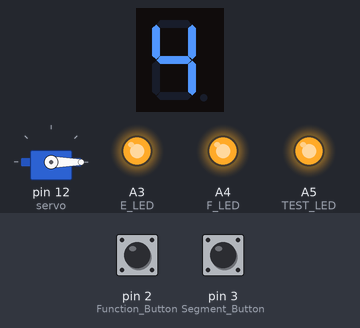
Bench run of a sketch on a simulated Arduino Uno, built with avr-gcc and run on an emulated ATmega328P. Shown: 1-digit seven-segment display, servo, output pins drawn as LEDs (lit = HIGH). Wiring (inferred from the names in the program): 1-digit 7-segment display, segments lit when HIGH: segments pin 4, pin 5, pin 10, pin 9, pin 8, pin 6, pin 7, pin 11. The test bench sets the inputs (shaded band); at power-on: pin 2 (Function_Button) HIGH, pin 3 (Segment_Button) HIGH. The segment pins are drawn as the display they are named for; pins used as bus, display or sensor lines are not drawn.

Above: at 1.2 s.
1.3 s: pin 2 (Function_Button) pulled LOW for 0.15 s
At 2.4 s:
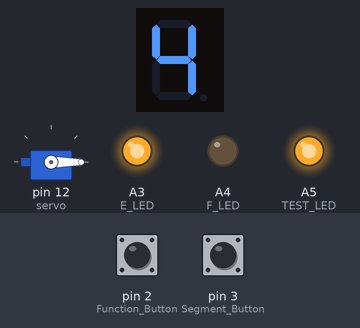
2.9 s: pin 3 (Segment_Button) pulled LOW for 0.15 s
At 4.1 s:
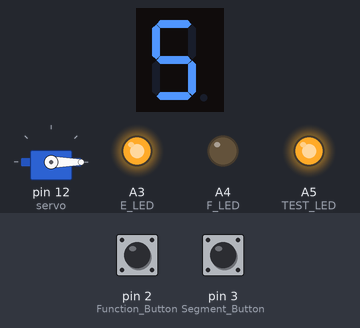
4.5 s: pin 3 (Segment_Button) pulled LOW for 1 s
At 5.3 s:
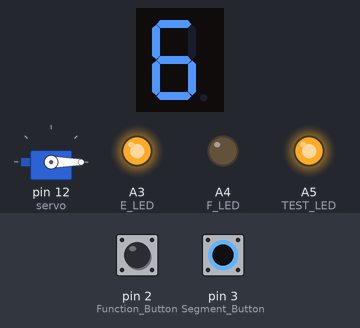
7.0 s: pin 2 (Function_Button) pulled LOW for 1 s
At 8.0 s:
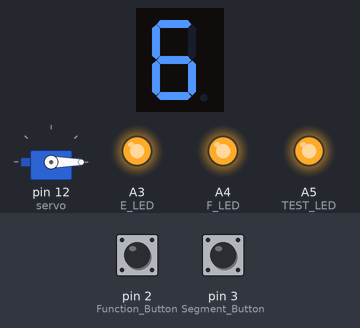
9.5 s: pin 2 (Function_Button) pulled LOW for 3.2 s
At 9.9 s:
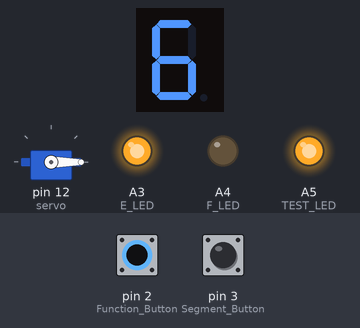
Timing chart, 0 to 12.5 s (numbered marks = the images above; inputs shaded):
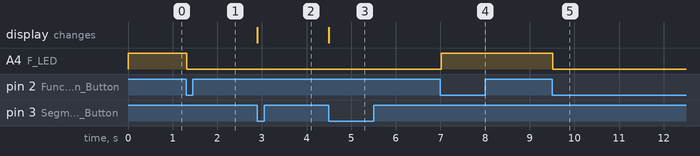

The sketch:

Timed_Servo.ino
```cpp
#include <Servo.h>

#define A 4
#define B 5
#define C 10
#define D 9
#define E 8
#define F 6
#define G 7
#define DP 11

#define Segment_Button 3

byte Segment_Button_State;
byte Segment_Button_Previous_State;
int seg[]={A,B,C,D,E,F,G,DP};
unsigned long int current_number;
byte numbers[9][8]{
    {0,1,1,0,0,0,0,0},//1
    {1,1,0,1,1,0,1,0},//2
    {1,1,1,1,0,0,1,0},//3
    {0,1,1,0,0,1,1,0},//4
    {1,0,1,1,0,1,1,0},//5
    {1,0,1,1,1,1,1,0},//6
    {1,1,1,0,0,0,0,0},//7
    {1,1,1,1,1,1,1,0},//8
    {1,1,1,1,0,1,1,0},//9
  };

#define Function_Button 2
#define F_LED A4
#define E_LED A3
#define TEST_LED A5

Servo servo;

byte Button_State;
byte Button_Previous_State;
byte F_LED_State; //Funcitoin LED
byte F_LED_blink;
int F_LED_blinking;
byte E_LED_State; //error LED
byte Servo_State;
unsigned long int Servo_Time;

unsigned long int timestamp;
unsigned long int servo_timestamp; //Check time for switch back servo

void setup() {

  pinMode(seg[0],OUTPUT);
  pinMode(seg[1],OUTPUT);
  pinMode(seg[2],OUTPUT);
  pinMode(seg[3],OUTPUT);
  pinMode(seg[4],OUTPUT);
  pinMode(seg[5],OUTPUT);
  pinMode(seg[6],OUTPUT);
  pinMode(seg[7],OUTPUT);

  current_number=4;
  Segment_Button_State=HIGH;
  Segment_Button_Previous_State=HIGH;


  servo.attach(12);
  servo.write(0);
  pinMode(Function_Button,INPUT);
  pinMode(Segment_Button,INPUT);
  pinMode(F_LED,OUTPUT);
  pinMode(E_LED,OUTPUT);
  pinMode(TEST_LED,OUTPUT);

  Button_Previous_State=HIGH;
  Button_State=HIGH;
  Servo_State=0;
  F_LED_State=0;
  F_LED_blink=0;
  F_LED_blinking=0;
  E_LED_State=0;
  //Servo_Time1=5000;
  //Servo_Time2=1000;
  Servo_Time=1000;

  analogWrite(F_LED,255);
  analogWrite(E_LED,255);
  analogWrite(TEST_LED,255);

  Serial.begin(38400);    //Initializing the serial port with 38400 baud.
  while (!Serial);

  timestamp=millis();
  servo_timestamp=timestamp;
  SetSegment(current_number);
}

void SetSegment(int number){
  int i=0;
  int j=0;
  for(i=0;i<9;i++){
    if(i==number-1){
      for(j=0;j<8;j++){
        digitalWrite(seg[j],numbers[i][j]);
      }
    }
  }
}

void Button_Event(){
  Button_State=digitalRead(Function_Button);
  Segment_Button_State=digitalRead(Segment_Button);

  if(Button_Previous_State==HIGH && Button_State==LOW){ //Button pussed
    //F_LED_State=abs(F_LED_State-1); if int
    if(F_LED_State==0){
      F_LED_State=1;
    }else{
      F_LED_State=0;
    }
    delay(20);  //Prell defend
  }

  if(Segment_Button_Previous_State==HIGH && Segment_Button_State==LOW){ //Button pussed
    if(current_number==9){
      current_number=1;
    }else{
      current_number++;
    }

    SetSegment(current_number);

    delay(20);  //Prell defend
  }

  Button_Previous_State=Button_State;
  Segment_Button_Previous_State=Segment_Button_State;
}

void Servo_Event(){
  //Serial.println(timestamp%(current_number*60000));
  if(F_LED_State==1 && (timestamp%(current_number*60000))<100 && Servo_State==0){
    servo.write(90);
    analogWrite(TEST_LED,0);
    Servo_State=1;
    servo_timestamp=timestamp;
  }else if(F_LED_State==1 && Servo_State==1 && (timestamp-servo_timestamp)>Servo_Time){
    servo.write(0);
    analogWrite(TEST_LED,255);
    Servo_State=0;
  }
}

void LED_Event(){
  if(F_LED_State==1){
    if((timestamp%(current_number*60000))>(current_number*60000)-10000){
      if(timestamp%500<10){
        if(F_LED_blinking==0){
          if(F_LED_blink==0){
            analogWrite(F_LED,255);
            F_LED_blink=1;
          }else{
            analogWrite(F_LED,0);
            F_LED_blink=0;
          }
          F_LED_blinking++;
        }
      }else{
        F_LED_blinking=0;
      }
    }else{
      analogWrite(F_LED,0);
      F_LED_blink=0;
      F_LED_blinking=0;
    }
  }else{
    analogWrite(F_LED,255);
    F_LED_blinking=0;
  }

}

void loop() {
  timestamp=millis();
  Button_Event();
  Servo_Event();
  LED_Event();

}
```

Measured:
- after the input at 1.3 s, A4 (F_LED): HIGH → LOW at once
- after the input at 2.9 s, the display: changes at once (image 2)
- after the input at 4.5 s, the display: changes at once (image 3)
- after the input at 7.0 s, A4 (F_LED): LOW → HIGH at once
- after the input at 9.5 s, A4 (F_LED): HIGH → LOW at once
